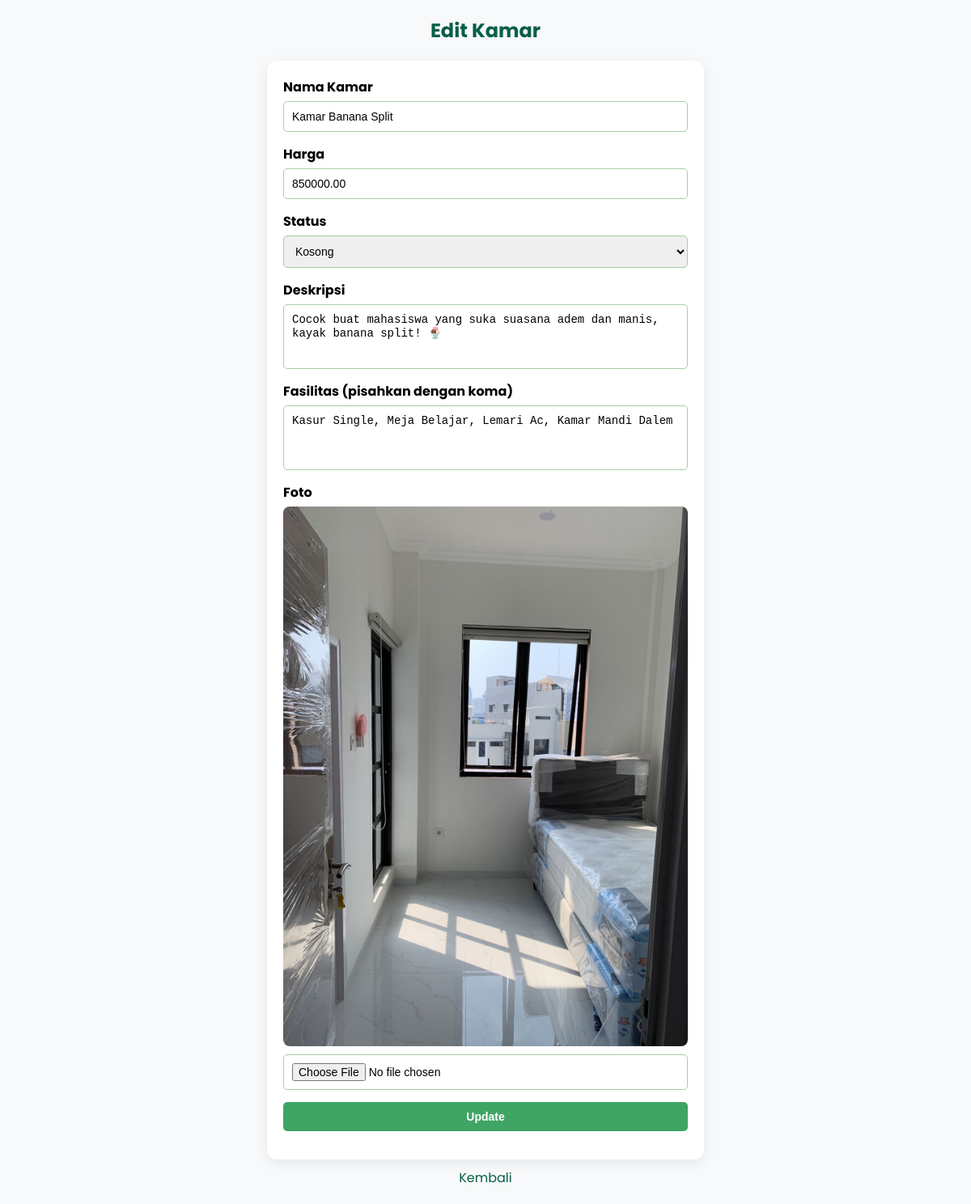
Screenshot of /admin/kamar_edit.php?id=2 (signed in) with the database file from the repository.
### tables this page shows
CREATE TABLE `kamar` (
  `id_kamar` int(11) NOT NULL,
  `nama_kamar` varchar(100) DEFAULT NULL,
  `lokasi` varchar(100) DEFAULT NULL,
  `deskripsi` text DEFAULT NULL,
  `harga` decimal(10,2) DEFAULT NULL,
  `fasilitas` text DEFAULT NULL,
  `status` enum('Kosong','Terisi') DEFAULT NULL,
  `foto` varchar(255) DEFAULT NULL
);

### admin/kamar_edit.php (the view, shortened to what this page needs)
<?php
include '../config/koneksi.php';
$id = $_GET['id'] ?? '';
$data = mysqli_query($koneksi, "SELECT * FROM kamar WHERE id_kamar='$id'");
$k = mysqli_fetch_assoc($data);
?>
<html>
<head>
</head>
<body>
<h2>Edit Kamar</h2>
<form method="POST" enctype="multipart/form-data">
    <label>Nama Kamar</label>
    <input type="text" name="nama" value="<?= htmlspecialchars($k['nama_kamar']); ?>" required>
    <label>Harga</label>
    <input type="number" name="harga" value="<?= $k['harga']; ?>" required>
    <label>Status</label>
    <select name="status" required>
        <option value="kosong" <?= $k['status']=="kosong" ? "selected" : ""; ?>>Kosong</option>
    </select>
    <label>Deskripsi</label>
    <textarea name="deskripsi" required><?= htmlspecialchars($k['deskripsi']); ?></textarea>
    <label>Fasilitas (pisahkan dengan koma)</label>
    <textarea name="fasilitas" required><?= htmlspecialchars($k['fasilitas']); ?></textarea>
    <label>Foto</label>
    <?php if($k['foto']) { ?>
        <img src="../uploads/<?= $k['foto']; ?>" alt="Foto Kamar">
    <?php } ?>
    <input type="file" name="foto">
    <button type="submit" name="update">Update</button>
</form>
<a href="kamar.php">Kembali</a>
</body>
</html>

### admin/kamar_edit.php (style rules this page uses)
body { font-family:Poppins,sans-serif;margin:0;padding:20px;background:#f8f9fa; }
h2 { color:#065f46;margin-bottom:20px;text-align:center; }
form { background:white;padding:20px;border-radius:12px;max-width:500px;margin:auto;box-shadow:0 4px 15px rgba(0,0,0,0.08); }
label { font-weight:bold;margin-bottom:5px;display:block; }
input, textarea, select, button { width:100%;padding:10px;margin-bottom:15px;border-radius:5px;border:1px solid #aacbaa;font-size:14px; }
textarea { resize:none;height:80px; }
button { background:#3fa564;color:white;border:none;font-weight:bold;cursor:pointer; }
a { text-decoration:none;color:#065f46;display:block;text-align:center;margin-top:10px; }
img { max-width:100%;margin-bottom:10px;border-radius:8px; }

### rows the page displays
kamar: nama "Kamar Banana Split", harga "850000.00", deskripsi "Cocok buat mahasiswa yang suka suasana adem dan manis, kayak banana split! 🍨", fasilitas "Kasur Single, Meja Belajar, Lemari Ac, Kamar Mandi Dalem", foto (picture)
